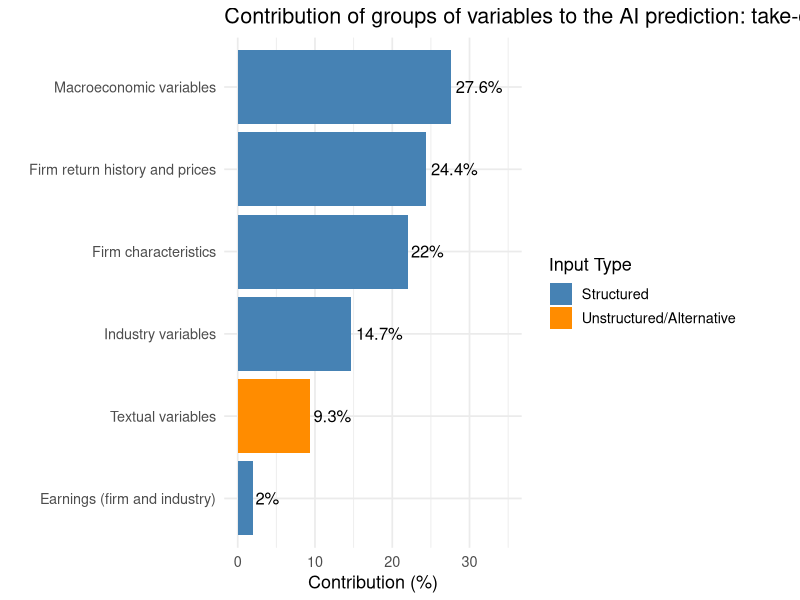

Reproduce this figure in R.
## ---- chunk 1
# Load libraries
library(ggplot2)
library(dplyr)

# Create the data frame with correct values from Figure 2
df <- data.frame(
  Category = c(
    "Macroeconomic variables",
    "Firm return history and prices",
    "Firm characteristics",
    "Industry variables",
    "Textual variables",
    "Earnings (firm and industry)"
  ),
  Contribution = c(27.6, 24.4, 22.0, 14.7, 9.3, 2.0),
  Type = c("Structured", "Structured", "Structured", 
           "Structured", "Unstructured/Alternative", "Structured")
)

# Sort by descending contribution
df <- df %>%
  arrange(desc(Contribution))

# Create the plot
ggplot(df, aes(x = reorder(Category, Contribution), y = Contribution, fill = Type)) +
  geom_bar(stat = "identity") +
  geom_text(aes(label = paste0(Contribution, "%")), 
            hjust = -0.1, size = 4.2) +
  coord_flip() +
  scale_fill_manual(values = c("Structured" = "steelblue", "Unstructured/Alternative" = "darkorange")) +
  labs(
    title = "Contribution of groups of variables to the AI prediction: take-one-out approach.",
    x = "",
    y = "Contribution (%)",
    fill = "Input Type"
  ) +
  theme_minimal(base_size = 13) +
  theme(plot.margin = margin(5.5, 40, 5.5, 5.5, "pt")) +
  ylim(0, 35)

